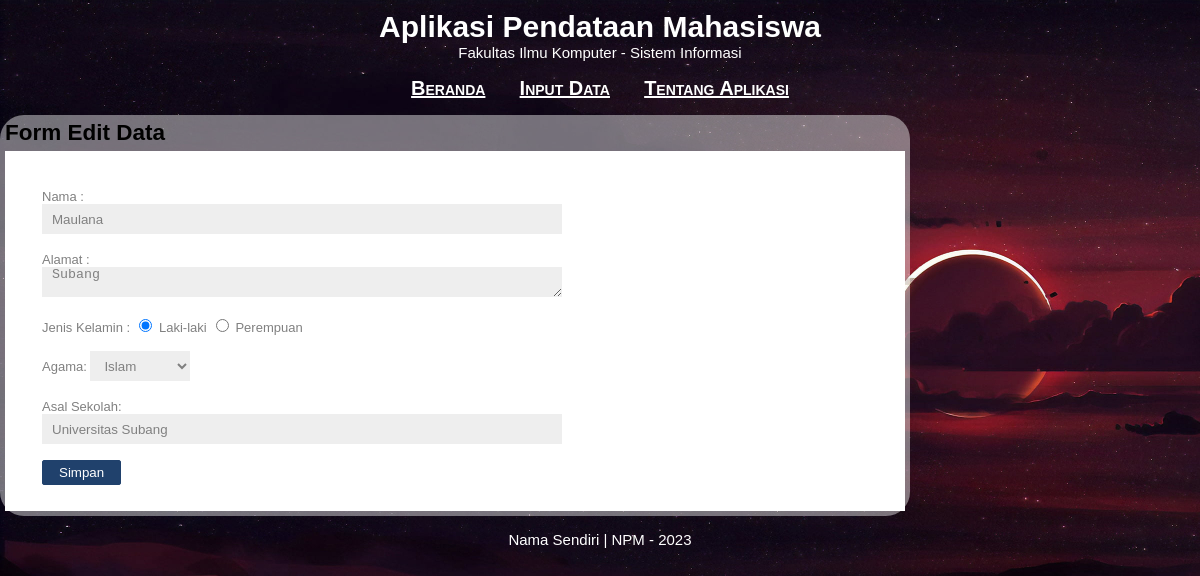
The page /edit_data.php?id=1 on the database its author committed.
### tables this page shows
CREATE TABLE `tbl_mahasiswa` (
  `id` int(3) NOT NULL,
  `nama` varchar(100) NOT NULL,
  `alamat` text NOT NULL,
  `jk` varchar(15) NOT NULL,
  `agama` varchar(10) NOT NULL,
  `asal_sekolah` varchar(50) NOT NULL
);

### edit_data.php (the view, shortened to what this page needs)
<?php
include("koneksi.php");
$id = $_GET['id'];
$sql = "SELECT * FROM tbl_mahasiswa WHERE id=$id";
$query = mysqli_query($db, $sql);
$data = mysqli_fetch_assoc($query);
?>
<!DOCTYPE html>
<html lang="en">
<head>
   <link rel="stylesheet" type="text/css" href="css/style.css">
</head>
<body>
   <header class="banner">
      <h1>Aplikasi Pendataan Mahasiswa</h1>
      <p>Fakultas Ilmu Komputer - Sistem Informasi</p>
   </header>
   <nav>
      <ul>
         <li><a href="index.php">Beranda</a></li>
         <li><a href="input_data.php">Input Data</a></li>
         <li><a href="tentang.php">Tentang Aplikasi</a></li>
      </ul>
   </nav>
   <main>
      <section>
         <h2>Form Edit Data</h2>
         <article>
            <div class="form1">
               <form action="proses_edit.php" method="POST">
                  <div class="grup">
                     <label for="nama">Nama :</label>
                     <input type="text" name="nama" placeholder="Nama Lengkap" value="<?php echo $data['nama'] ?>" />
                  </div>
                  <div class="grup">
                     <label for="alamat">Alamat :</label>
                     <textarea name="alamat"><?php echo $data['alamat'] ?></textarea>
                  </div>
                  <div class="grup">
                     <label for="jk">Jenis Kelamin :</label>
                     <?php $jkel = $data['jk']; ?>
                     <label><input type="radio" name="jk" value="Laki-laki" <?php echo ($jkel == 'Laki-laki') ? "checked" : "" ?>> Laki-laki</label>
                     <label><input type="radio" name="jk" value="Perempuan" <?php echo ($jkel == 'Perempuan') ? "checked" : "" ?>> Perempuan</label>
                  </div>
                  <div class="grup">
                     <label for="agama">Agama: </label>
                     <?php $agama = $data['agama']; ?>
                     <select name="agama">
                        <option <?php echo ($agama == 'Islam') ? "selected" : "" ?>>Islam</option>
                     </select>
                  </div>
                  <div class="grup">
                     <label for="asal_sekolah">Asal Sekolah: </label>
                     <input type="text" name="asal_sekolah" placeholder="nama sekolah" value="<?php echo $data['asal_sekolah'] ?>" />
                  </div>
                  <div class="grup">
                     <input type="submit" value="Simpan" name="simpan" />
                  </div>
               </form>
         </article>
      </section>
   </main>
   <footer>
      <p>Nama Sendiri | NPM - <?php echo date('Y') ?></p>
   </footer>
</body>
</html>

### style.css (style rules this page uses)
article, aside, footer, header, main, nav, section { display: block; }
html, body, h1, h2, h3, ul, li, a, p, article, aside, footer, header, main, nav, section { padding: 0; margin: 0; }
.banner { color: white !important; padding: 10px 20px; text-align: center; }
body { width: 100%; margin-left: auto; margin-right: auto; background-image: url(../img/wallpaper.jpg); font-family: Helvetica; font-size: 15px; }
nav { padding: 5px; margin-top: 1px; text-align: center; }
li a { color: white; }
li { display: inline; margin-left: 15px; margin-right: 15px; font-size: 20px; font-variant: small-caps; font-weight: bold; }
section { background-color: rgba(255, 255, 255, 0.43); border-radius: 24px; margin-top: 10px; padding: 5px; width: 900px; }
article { background-color: white; margin-top: 5px; padding: 10px 15px; }
main { border-radius: 24px; width: 640px; float: left; margin-bottom: 10px; }
footer { clear: both; text-align: center; color: white; padding: 5px 20px; }
form { width: 500px; border-radius: 24px; }
div.form1 { padding: 10px 22px 0; color: #808080; }
div.form1 div.grup { margin: 16px 0; }
div.form1 div.grup label { font-size: 13px; margin-bottom: 10px; }
div.form1 div.grup textarea { width: 100%; height: 30px; padding: 0 10px; background: #eeeeee; border: none; color: #808080; }
div.form1 div.grup select { width: 20%; height: 30px; padding: 0 10px; background: #eeeeee; border: none; color: #808080; }
div.form1 div.grup input[type="text"], div.form1 div.grup input[type="password"] { width: 100%; height: 30px; padding: 0 10px; background: #eeeeee; border: none; color: #808080; }
div.form1 div.grup input[type="submit"] { background: #20416c; padding: 4px 16px; margin: 0 auto; border: 1px solid #20416c; border-radius: 2px; color: #fff; cursor: pointer; }

### rows shown on the page
tbl_mahasiswa: nama "Maulana", alamat "Subang", jk "☑ Laki-laki", jk "☐ Perempuan", agama "Islam", asal_sekolah "Universitas Subang"
